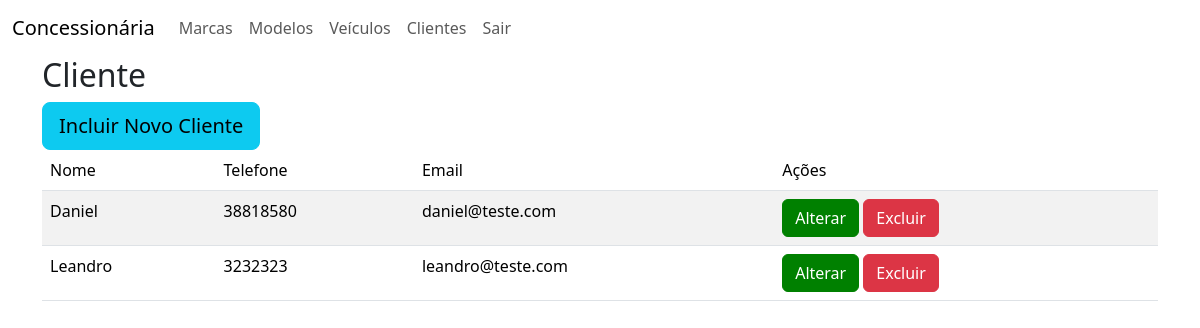
The app's page //listar_cliente, older data.
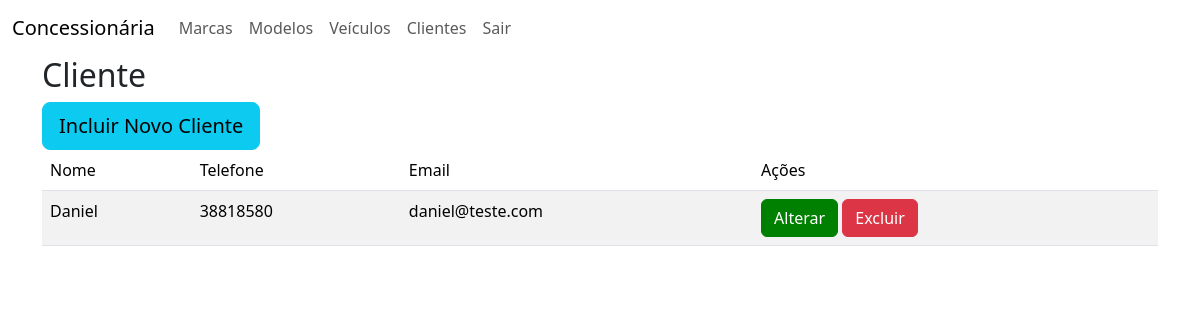
The same page, newer data.
### cadastro/models.py (models this page shows, shortened)
class Cliente(models.Model):
    nome = models.CharField(max_length=100)
    telefone = models.CharField(max_length=20)
    email = models.CharField(max_length=255)

### cadastro/views.py (the view)
# urls.py: path('/listar_cliente', views.listarCliente,name='listar_cliente'),
def listarCliente(request):
    cliente = Cliente.objects.order_by('nome')
    return render(request, 'cliente/lista.html',{'cliente': cliente})

### cadastro/templates/cliente/lista.html
{% extends 'base.html' %}
{% block content %}
   <h2>Cliente</h2>
   <a href="{% url 'incluir_cliente' %}" class="btn btn-info btn-lg">Incluir Novo Cliente</a>
   <table class='table table-striped'>
      <thead>
      <tr>
         <td>Nome</td>
         <td>Telefone</td>
         <td>Email</td>
         <td>Ações</td>
      </tr>
   </thead>
   <tbody>
      {% for c in cliente %}
      <tr>
         <td>{{c.nome}}</td>
         <td>{{c.telefone}}</td>
         <td>{{c.email}}</td>
         <td>
            <a href ="{% url 'alterar_cliente' c.id %}" class="btn btn-primary">Alterar</a>
            <a href= "#" class = "btn btn-danger" onclick="abrirTela('{% url 'excluir_cliente' c.id %}')" >Excluir</a>
         </td>
      </tr>
      {% endfor %}
   </tbody>
   </table>
{% endblock %}

Row changes from the older to the newer data that the page shows:
removed Cliente: nome "Leandro", telefone "3232323", email "leandro@teste.com"
